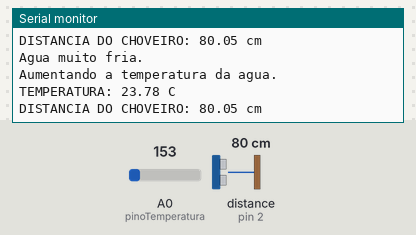
A sketch run on a simulated Arduino Uno, built with avr-gcc and run on an emulated ATmega328P. Shown: the last lines printed to the serial monitor. Wiring (inferred from the names in the program): ultrasonic range finder: trigger pin 2; echo pin 2. Inputs (shaded band) come from the test bench; at power-on: distance to the obstacle (sensor on pin 2) 80 cm, A0 (pinoTemperatura) = 153. The echo pulse lasts 58.3 µs per cm.

Above: at 1.6 s.
1.7 s: distance to the obstacle (sensor on pin 2) set to 195 cm
At 3.0 s:
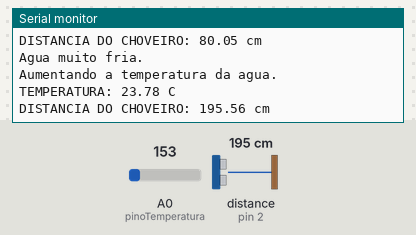
3.2 s: distance to the obstacle (sensor on pin 2) set to 204 cm
At 4.1 s:
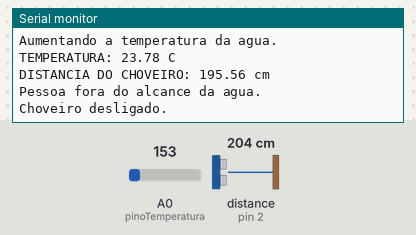

The sketch:

projetochoveirointeligente.ino
```cpp
// VARIAVEIS USADAS
int pinoSensorProximidade = 2;
int pinoTemperatura = A0;
double distanciaDaPessoa = 120.0;

// CONSTANTES USADAS
float VARIACAO_TEMPERATURA = 1.0;
double DISTANCIA_MAXIMA_ACEITAVEL = 200.0;
double CONSTANTE_CENTIMETROS = 0.01723;
float TEMPERATURA_MINIMA = 15.0;
float TEMPERATURA_MAXIMA = 60.0;

// CABECALHO - FUNCOES
void alterarVariacaoTemperatura(double);
float temperaturaDesejada();
float aumentarTemperatura(float);
float diminuirTemperatura(float);
int verificarTemperatura(float);
double conversaoParaCentimentros(long);
long lerDistanciaUltrasonica();
float gerenciarChoveiro(float);
float voltagemParaTemperatura(float);

// -------------- IMPLEMENTACAO --------------
void setup() {
  //start serial connection
  Serial.begin(9600);
  pinMode(pinoTemperatura, INPUT);
}

void loop() {
  	float temperaturaAtual = 0.0;

  	digitalWrite(LED_BUILTIN, HIGH);
   	temperaturaAtual = voltagemParaTemperatura(
     	analogRead(pinoTemperatura)
     );

  	distanciaDaPessoa = conversaoParaCentimentros(
      lerDistanciaUltrasonica()
    );

    if(distanciaDaPessoa < DISTANCIA_MAXIMA_ACEITAVEL) {
      temperaturaAtual = gerenciarChoveiro(
        temperaturaAtual
      );

      Serial.print("TEMPERATURA: ");
      Serial.print(temperaturaAtual);
      Serial.println(" C");

      Serial.print("DISTANCIA DO CHOVEIRO: ");
      Serial.print(distanciaDaPessoa);
      Serial.println(" cm");
    } else {
    	Serial.println("Pessoa fora do alcance da agua.\nChoveiro desligado.");
    }

  	delay(800);
}

void alterarVariacaoTemperatura(float novaVariacao) {
	VARIACAO_TEMPERATURA = novaVariacao;
	return;
}

float temperaturaDesejada() {
	return 40.0;
}

float aumentarTemperatura(float temperaturaAtual) {
	Serial.println("Agua muito quente.\nDiminuindo a temperatura da agua.");
  	return temperaturaAtual + VARIACAO_TEMPERATURA;
}

float diminuirTemperatura(float temperaturaAtual) {
  	Serial.println("Agua muito fria.\nAumentando a temperatura da agua.");
	return temperaturaAtual - VARIACAO_TEMPERATURA;
}

int verificarTemperatura(float temperaturaAtual) {
  if(temperaturaAtual > temperaturaDesejada()) {
    // ESTA MAIS QUENTE DO QUE A TEMPERATURA DESEJADA
    return 1;
  } else if(temperaturaAtual < temperaturaDesejada()) {
  	// ESTA MAIS FRIO DO QUE A TEMPERATURA DESEJADA
    return -1;
  } else {
    // CHEGOU NA TEMPERATURA DESEJADA
  	return 0;
  }
}

double conversaoParaCentimentros(long leituraDoPulso) {
	return CONSTANTE_CENTIMETROS * leituraDoPulso;
}

long lerDistanciaUltrasonica() {
 	// LIMPA QUALQUER COISA NO BUFFER DO PINO
	pinMode(pinoSensorProximidade, OUTPUT);

  	digitalWrite(pinoSensorProximidade, LOW);
  	delayMicroseconds(2);
  	digitalWrite(pinoSensorProximidade, HIGH);
  	delayMicroseconds(10);
	digitalWrite(pinoSensorProximidade, LOW);
 	pinMode(pinoSensorProximidade, INPUT);

  	// LE O PINO E RETORNA O TEMPO EM MILI SEGUNDOS
  	return pulseIn(pinoSensorProximidade, HIGH);
}

float gerenciarChoveiro(float temperaturaAtual) {
	int situacaoTemperatura = 0;

  	if( // OCORREU UM ERRO !!!
      temperaturaAtual < TEMPERATURA_MINIMA ||
      temperaturaAtual > TEMPERATURA_MAXIMA
    ) {
    	return -1.0;
    }

  	situacaoTemperatura = verificarTemperatura(temperaturaAtual);

  	switch(situacaoTemperatura) {
    	case 0:
      		Serial.println("Agua esta na temperatura desejada");
      		return temperaturaAtual;

      	case 1:
      		return aumentarTemperatura(temperaturaAtual);

      	default:
      		return diminuirTemperatura(temperaturaAtual);
    }
}

float voltagemParaTemperatura(float saidaDoSensor) {
  	float voltagem = 0.0,
  		temperatura = 0.0;

  	voltagem = saidaDoSensor * (5.0 / 1023.0);
  	temperatura = (voltagem - 0.5) * 100;
  	return temperatura;
}
```

Measured:
- the behaviour switches between 199 and 200 cm on distance to the obstacle (sensor on pin 2) (found by bisection; images 1 and 2)
- after the input at 1.7 s, the serial monitor: prints a new line after 0.94 s (image 1)
- after the input at 3.2 s, the serial monitor: prints a new line after 0.22 s (image 2)
